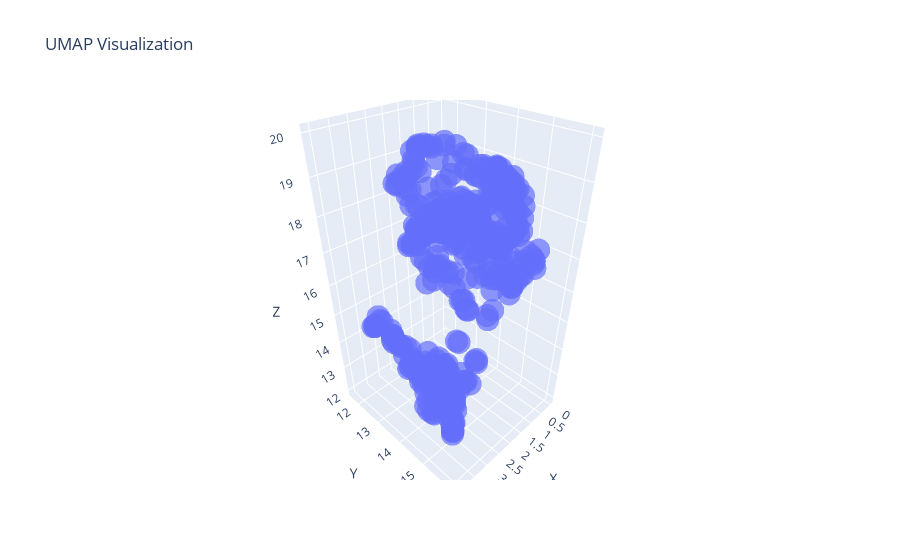

Notebook cell for this chart:
### Code cell
import plotly.express as px
import pandas as pd

# 创建 DataFrame 包含 UMAP 降维后的结果
df = pd.DataFrame(umap_embeddings, columns=['X', 'Y', 'Z'])

# 可视化 UMAP 结果
fig = px.scatter_3d(df, x='X', y='Y', z='Z', opacity=0.7,labels={'x': 'X', 'y': 'Y', 'z': 'Z'},
                    title='UMAP Visualization')
fig.show()

### Figure 1 — Plotly figure (JSON) as saved in the notebook; plotly's stock layout.template omitted (floating-point values rounded to 4 significant figures; data arrays with more than 128 entries replaced by an {"elided": "..."} marker saying what was removed)
{"data": [{"hovertemplate": "X=%{x}<br>Y=%{y}<br>Z=%{z}<extra></extra>", "legendgroup": "", "marker": {"color": "#636efa", "opacity": 0.7, "symbol": "circle"}, "mode": "markers", "name": "", "scene": "scene", "showlegend": false, "x": {"elided": "416 float values"}, "y": {"elided": "416 float values"}, "z": {"elided": "416 float values"}, "type": "scatter3d"}], "layout": {"scene": {"domain": {"x": [0.0, 1.0], "y": [0.0, 1.0]}, "xaxis": {"title": {"text": "X"}}, "yaxis": {"title": {"text": "Y"}}, "zaxis": {"title": {"text": "Z"}}}, "legend": {"tracegroupgap": 0}, "title": {"text": "UMAP Visualization"}}}
